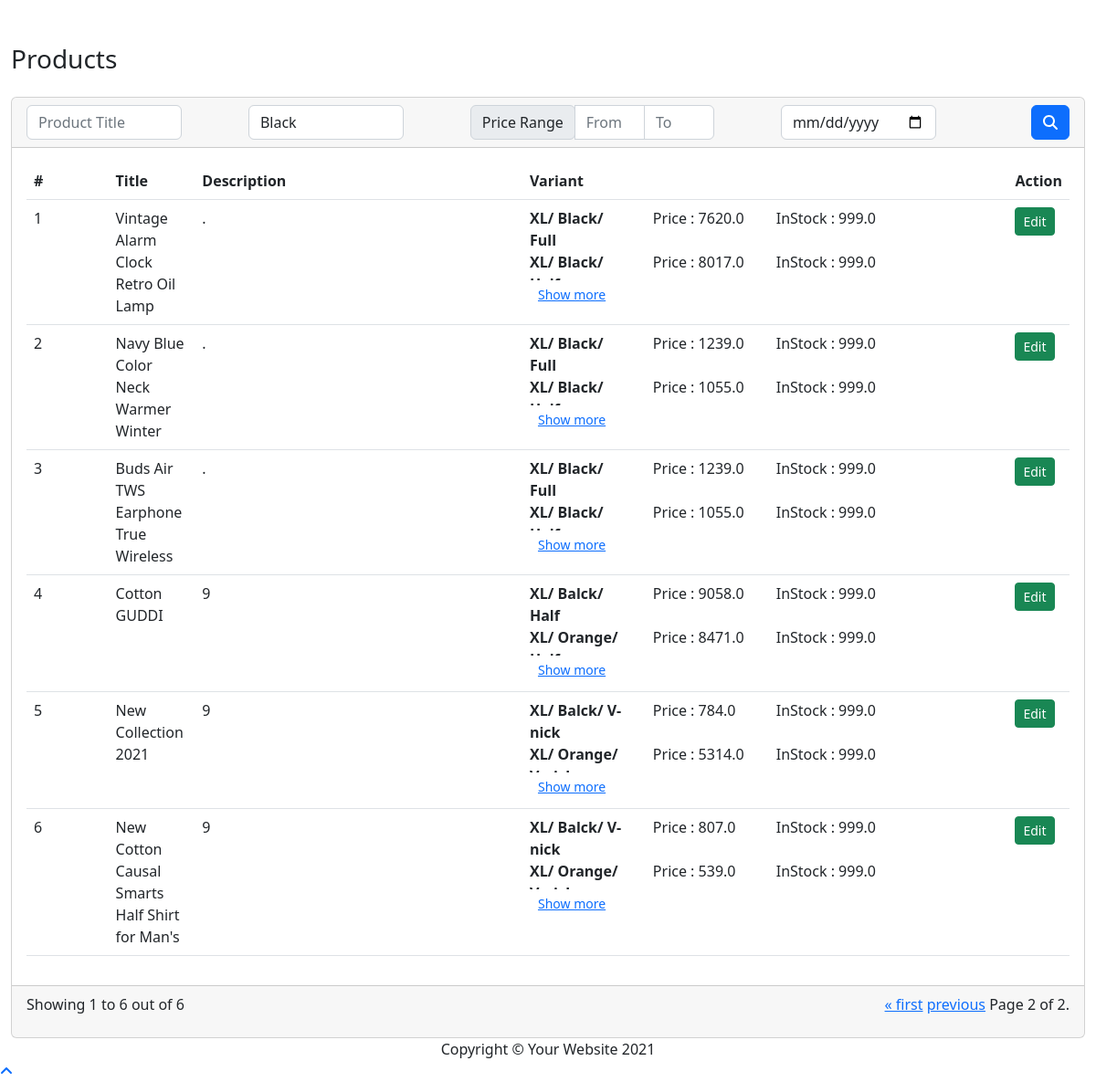
Screenshot of /?page=2 with the database file from the repository.
### product/models.py (models this page shows)
class products(TimeStampMixin):
    title = models.CharField(max_length=255)
    sku = models.SlugField(max_length=255, unique=True)
    description = models.TextField()

class product_variants_prices(TimeStampMixin):
    product_variant_one = models.ForeignKey(product_variants, on_delete=models.CASCADE, null=True,  related_name='product_variant_one')
    product_variant_two = models.ForeignKey(product_variants, on_delete=models.CASCADE, null=True, related_name='product_variant_two')
    product_variant_three = models.ForeignKey(product_variants, on_delete=models.CASCADE, null=True, related_name='product_variant_three')
    price = models.FloatField()
    stock = models.FloatField()
    product = models.ForeignKey(products, on_delete=models.CASCADE)

### product/views.py (the view)
# urls.py: path('', views.product_list,name="product_list"),
def product_list(request):
    return render(request,'products/list.html',common_data(request))

### product/templates/products/list.html (shortened to what this page needs)
{% extends 'backend/base.html' %}
{% block content %}
    <div class=" align-items-center justify-content-between mb-4 mt-5">
        <a href="/" class="h3 mb-5 mt-5 text-decoration-none text-dark">Products</a>
    </div>
    <div class="card">
        <form action="/find_product/" method="post" class="card-header" enctype="multipart/form-data">
            <div class="row justify-content-between">
                <div class="col-md-2">
                    <input type="text" name="title" placeholder="Product Title" class="form-control">
                </div>
                <div class="col-md-2">
                    <select name="variant" id="" class="form-control">
                            {% for variant in color %}
                                <option value="{{ variant }}"> {{ variant }}</option>
                            {% endfor %}
                    </select>
                </div>
                <div class="col-md-3">
                    <div class="input-group">
                        <div class="input-group-prepend">
                            <span class="input-group-text">Price Range</span>
                        </div>
                        <input type="text" name="price_from" aria-label="First name" placeholder="From"
                               class="form-control">
                        <input type="text" name="price_to" aria-label="Last name" placeholder="To" class="form-control">
                    </div>
                </div>
                <div class="col-md-2">
                    <input type="date" name="date" placeholder="Date" class="form-control">
                </div>
                <div class="col-md-1">
                    <button type="submit" class="btn btn-primary float-end"><i class="fa fa-search"></i></button>
                </div>
            </div>
        </form>
        <div class="card-body row">
            <div class="table-response">
                <table class="table">
                    <thead>
                    <tr>
                        <th class="col-1">#</th>
                        <th class="col-1">Title</th>
                        <th class="col-4">Description</th>
                        <th class="col-5">Variant</th>
                        <th class="col-1" width="150px">Action</th>
                    </tr>
                    </thead>
                    <tbody>
                    {% for key,value in records_all.items %}
                        <tr>
                            <td class="col-1">{{key}}</td>
                            {% for inner_key,inner_value in value.items %}
                                {% if inner_key == 1 %}
                                    <td class="col-1">{{ inner_value.0 }}</td>
                                    <td class="col-3">{{ inner_value.1 }}</td>
                                {% endif %}
                            {% endfor %}
                            <td class="col-6">
                                <dl class="row mb-0" style="height: 80px; overflow: hidden" id="variant">
                                    {% for inner_key,inner_value in value.items %}
                                        {% if inner_key > 1 %}
                                            <dt class="col-sm-3 pb-0">
                                                {{ inner_value.0 }}/ {{ inner_value.1 }}/ {{ inner_value.2 }}
                                            </dt>
                                            <dd class="col-sm-9">
                                                <dl class="row mb-0">
                                                    <dd class="col-sm-4 pb-0">Price : {{ inner_value.3 }}</dd>
                                                    <dd class="col-sm-8 pb-0">InStock : {{ inner_value.4 }}</dd>
                                                </dl>
                                            </dd>
                                         {% endif %}
                                    {% endfor %}
                                </dl>
                                <button onclick="$('#variant').toggleClass('h-auto')" class="btn btn-sm btn-link">Show more
                                </button>
                            </td>
                            <td class="col-1">
                                <div class="btn-group btn-group-sm">
                                    <a href="" class="btn btn-success">Edit</a>
                                </div>
                            </td>
                        </tr>
                    {% endfor %}
                    </tbody>
                </table>
            </div>
        </div>
        <div class="card-footer">
            <div class="row justify-content-between">
                <div class="col-6">
                    <p>Showing 1 to {{count}} out of {{count}}</p>
                </div>
                <div class="col-6 ">
                    <span class="step-links float-end">
                        {% if my_data.has_previous %}
                            <a href="?page=1">&laquo; first</a>
                            <a href="?page={{ my_data.previous_page_number }}">previous</a>
                        {% endif %}
                        <span class="current-page">
                            Page {{ my_data.number }} of {{ my_data.paginator.num_pages }}.
                        </span>
                    </span>
                </div>
            </div>
        </div>
    </div>
{% endblock %}

### rows the page displays
products: title "Vintage Alarm Clock Retro Oil Lamp"
product_variants_prices: price "7620.0", stock "999.0"
product_variants_prices: price "8017.0", stock "999.0"
products: title "Navy Blue Color Neck Warmer Winter"
product_variants_prices: price "1239.0", stock "999.0"
product_variants_prices: price "1055.0", stock "999.0"
products: title "Buds Air TWS Earphone True Wireless"
product_variants_prices: price "1239.0", stock "999.0"
product_variants_prices: price "1055.0", stock "999.0"
products: title "Cotton GUDDI"
product_variants_prices: price "9058.0", stock "999.0"
product_variants_prices: price "8471.0", stock "999.0"
products: title "New Collection 2021"
product_variants_prices: price "784.0", stock "999.0"
product_variants_prices: price "5314.0", stock "999.0"
products: title "New Cotton Causal Smarts Half Shirt for Man's"
product_variants_prices: price "807.0", stock "999.0"
product_variants_prices: price "539.0", stock "999.0"

### other values shown
{{ key }} "1" "2" "3" "4" "5" "6"
{{ inner_value.1 }} "." "." "." "9" "9" "9"
{{ inner_value.0 }} "XL" "XL" "XL" "XL" "XL" "XL" "XL" "XL" "XL" "XL" "XL" "XL"
{{ inner_value.1 }} "Black" "Black" "Black" "Black" "Black" "Black" "Balck" "Orange" "Balck" "Orange" "Balck" "Orange"
{{ inner_value.2 }} "Full" "Full" "Full" "Half" "V-nick" "V-nick"
{{ count }} "6"
{{ my_data.number }} "2"
{{ my_data.paginator.num_pages }} "2"
form field variant "Black"
